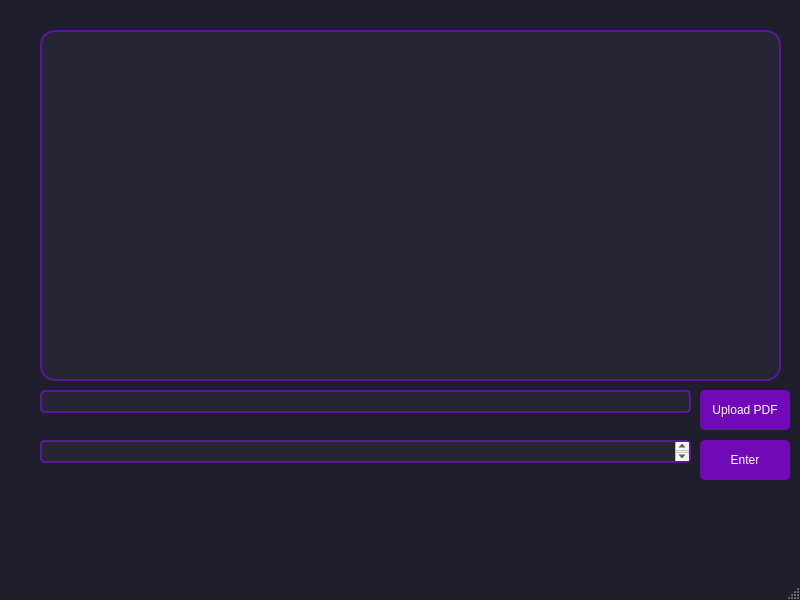
<?xml version="1.0" encoding="UTF-8"?>
<ui version="4.0">
 <class>MainWindow</class>
 <widget class="QMainWindow" name="MainWindow">
  <property name="geometry">
   <rect>
    <x>0</x>
    <y>0</y>
    <width>800</width>
    <height>600</height>
   </rect>
  </property>
  <property name="windowTitle">
   <string>PDF Interaction Tool</string>
  </property>
  <property name="styleSheet">
   <string>
    QMainWindow {
        background-color: #1e1e2d; /* Dark grayish purple */
        border-radius: 5px;

    }
   </string>
  </property>
  <widget class="QWidget" name="centralwidget">
   <widget class="QLineEdit" name="pdfPathLineEdit">
    <property name="geometry">
     <rect>
      <x>40</x>
      <y>390</y>
      <width>651</width>
      <height>23</height>
     </rect>
    </property>
    <property name="styleSheet">
     <string>
      QLineEdit {
          border: 2px solid #5a189a; /* Purple */
          color: #f4f4f9; /* Very light gray */
          background-color: #262533; /* Very dark grayish violet */
          border-radius: 5px;

      }
     </string>
    </property>
   </widget>
   <widget class="QTextEdit" name="queryTextEdit">
    <property name="geometry">
     <rect>
      <x>40</x>
      <y>440</y>
      <width>651</width>
      <height>23</height>
     </rect>
    </property>
    <property name="styleSheet">
     <string>
      QTextEdit {
          border: 2px solid #5a189a;
          border-radius: 5px;  
          color: #f4f4f9;
          background-color: #262533;
      }
     </string>
    </property>
   </widget>
   <widget class="QTextEdit" name="outputTextEdit">
    <property name="geometry">
     <rect>
      <x>40</x>
      <y>30</y>
      <width>741</width>
      <height>351</height>
     </rect>
    </property>
    <property name="readOnly">
     <bool>true</bool>
    </property>
    <property name="styleSheet">
     <string>
      QTextEdit {
          border: 2px solid #5a189a;
          color: #f4f4f9;
          background-color: #262533;
          border-radius: 15px;

      }
     </string>
    </property>
   </widget>
   <widget class="QPushButton" name="triggerButton">
    <property name="geometry">
     <rect>
      <x>700</x>
      <y>440</y>
      <width>90</width>
      <height>40</height>
     </rect>
    </property>
    <property name="text">
     <string>Enter</string>
    </property>
    <property name="styleSheet">
     <string>
      QPushButton {
          color: #ffffff;
          background-color: #7209b7;
          border-radius: 5px;
          padding: 6px;
      }
      QPushButton:hover {
          background-color: #480ca8;
      }
     </string>
    </property>
   </widget>
   <widget class="QPushButton" name="selectFileButton">
    <property name="geometry">
     <rect>
      <x>700</x>
      <y>390</y>
      <width>90</width>
      <height>40</height>
     </rect>
    </property>
    <property name="text">
     <string>Upload PDF</string>
    </property>
    <property name="styleSheet">
     <string>
      QPushButton {
          color: #ffffff;
          background-color: #7209b7;
          border-radius: 5px;
          padding: 8px;
      }
      QPushButton:hover {
          background-color: #480ca8;
      }
     </string>
    </property>
   </widget>
  </widget>
  <widget class="QMenuBar" name="menubar">
   <property name="geometry">
    <rect>
     <x>0</x>
     <y>0</y>
     <width>800</width>
     <height>21</height>
    </rect>
   </property>
  </widget>
  <widget class="QStatusBar" name="statusbar"/>
 </widget>
 <resources/>
 <connections/>
</ui>
